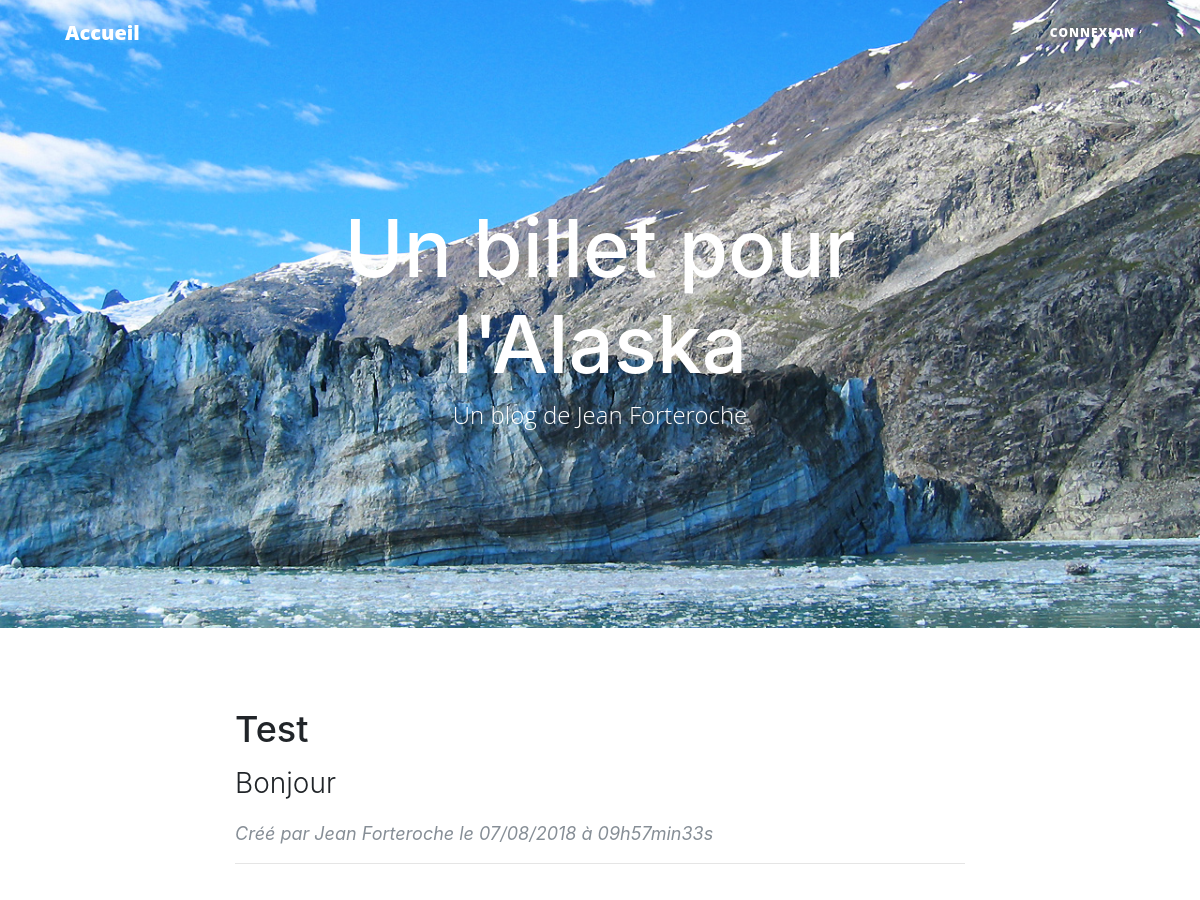
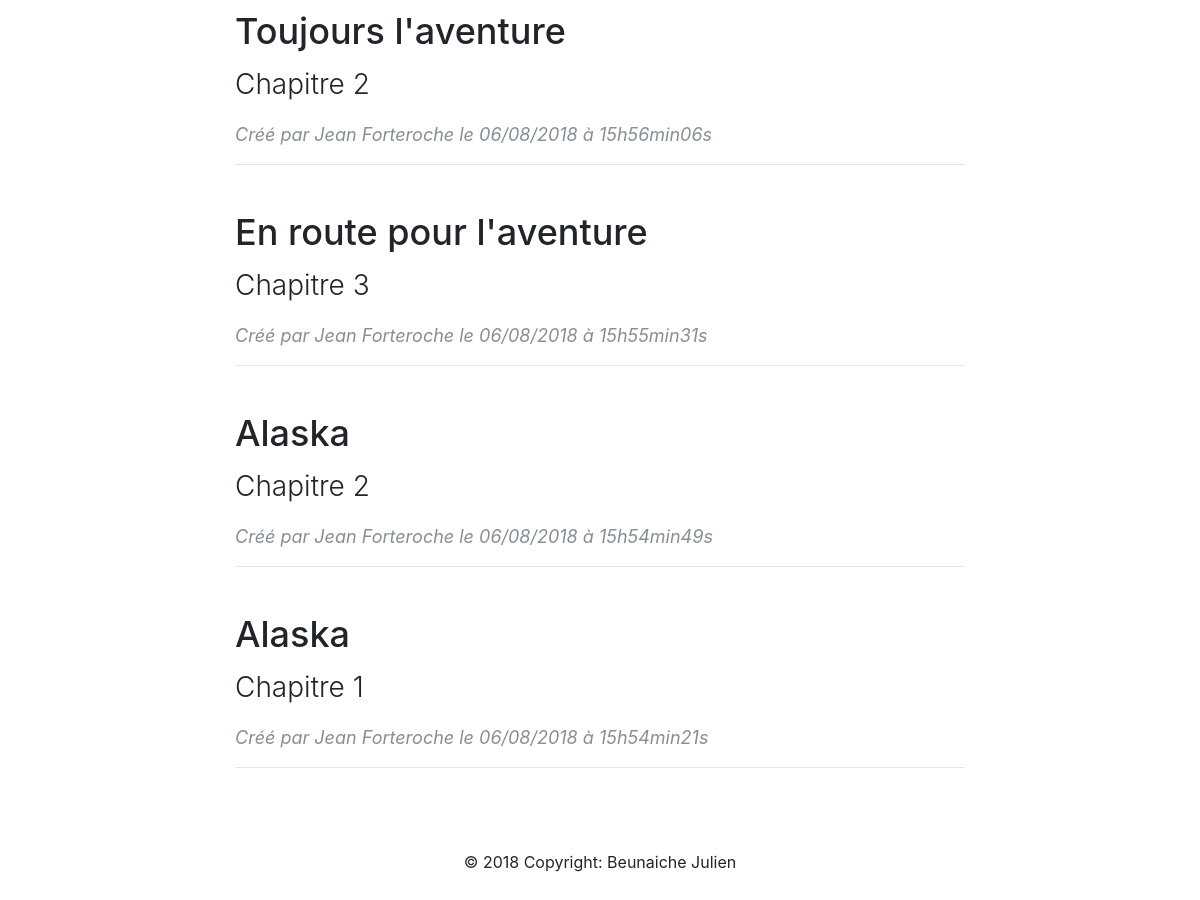
Before: / with the older database file (2 pictures, top to bottom).
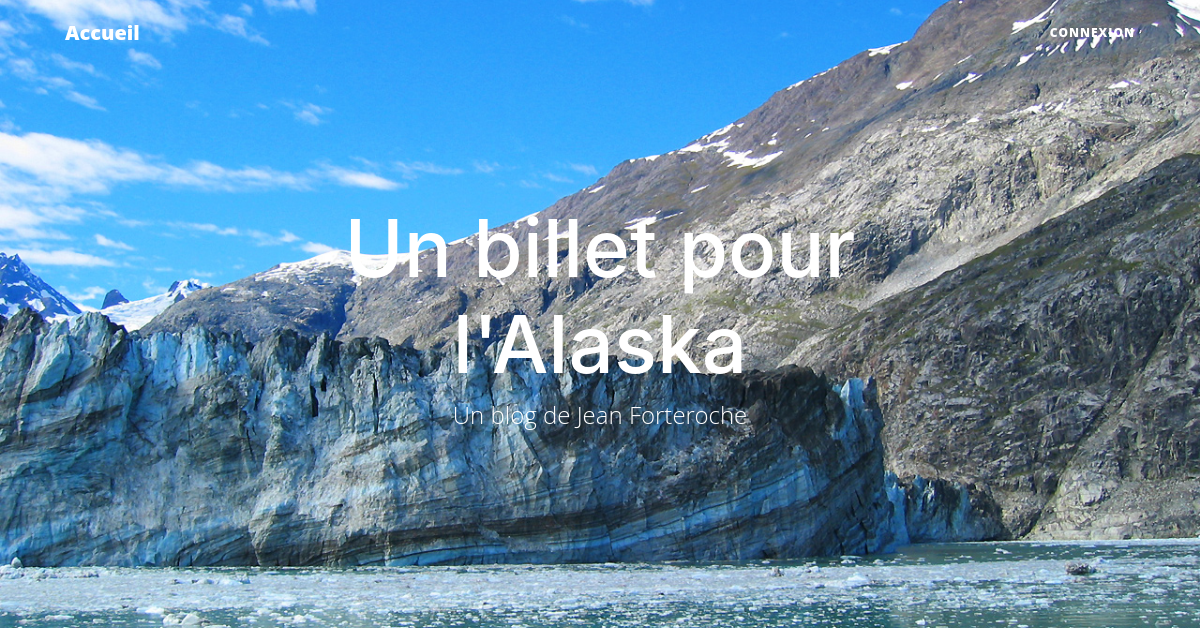
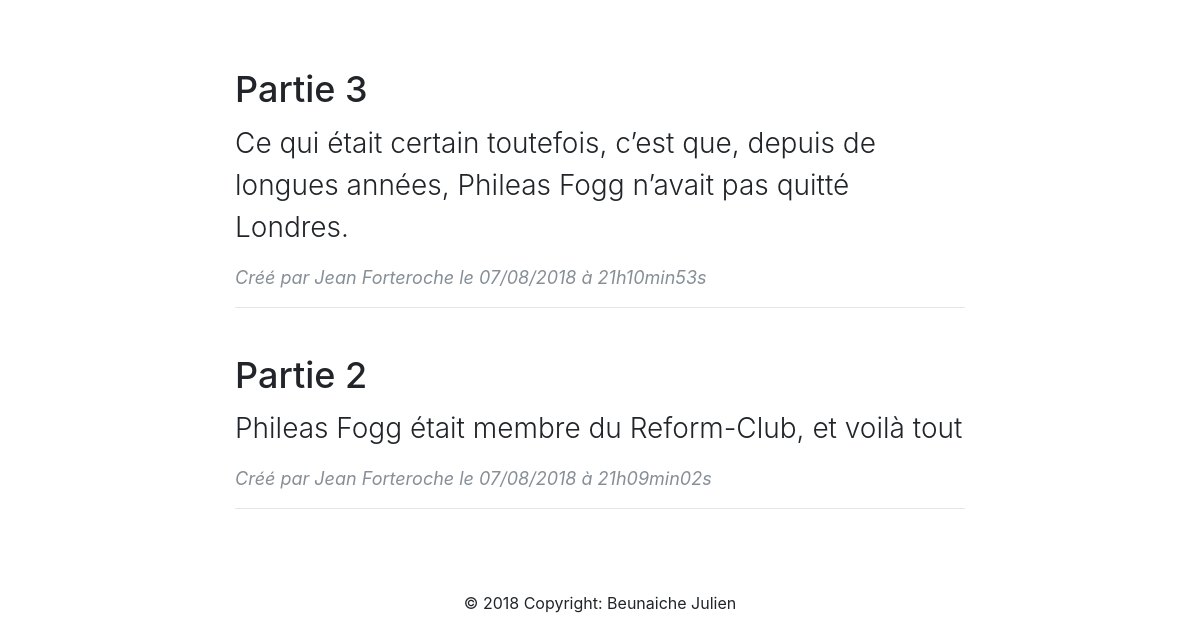
After: the same page with the newer database file (2 pictures, top to bottom).
### tables this page shows
CREATE TABLE `post` (
  `id` int(11) NOT NULL,
  `title` varchar(255) NOT NULL,
  `resume` varchar(255) NOT NULL,
  `content` text NOT NULL,
  `created` datetime NOT NULL
);

### controller/PostController.php (called while the page is built, shortened)
<?php
require_once('model/PostManager.php');
class PostController
{
    public function listPosts()
    {
        $postManager = new PostManager($_GET);
        $posts       = $postManager->getPosts();
        require('view/frontend/home.php');
    }
}

### model/Manager.php (called while the page is built, shortened)
<?php
class Manager
{
    protected $_db;
    protected function dbConnect()
 {
  $this->_db = new PDO('mysql:host=jbeunaicmcblogp4.mysql.db;dbname=jbeunaicmcblogp4;charset=utf8', 'jbeunaicmcblogp4', 'Forteroche72');
 }
    public function getDb()
 {
  return $this->_db;
 }
}

### model/PostManager.php (called while the page is built, shortened)
<?php
require_once ('Post.php');
require_once ('Manager.php');
class PostManager extends Manager
{
    public
	function getPosts($debut = - 1, $limite = - 1)
	{
		$req = 'SELECT id, title, resume, content, DATE_FORMAT(created, \'%d/%m/%Y à %Hh%imin%ss\') AS created FROM post ORDER BY created DESC ';
		$req = $this->getDb()->query($req);
		$req->setFetchMode(PDO::FETCH_CLASS | PDO::FETCH_PROPS_LATE, 'Post');
		$listPosts = $req->fetchAll();
		return $listPosts;
	}
}

### model/Post.php (called while the page is built, shortened)
<?php
class Post
{
    private $id;
    private $title;
    private $resume;
    private $created;
    public function getId()
 {
  return $this->id;
 }
    public function getTitle()
 {
     return $this->title;
 }
    public function getResume()
 {
  return $this->resume;
 }
    public function getCreated()
 {
  return $this->created;
 }
}

### view/frontend/home.php (the view, shortened to what this page needs)
<?php $allowed = "<div><p><span><br><ul><li><strong><em>"; ?>
<nav class="navbar navbar-expand-lg navbar-light fixed-top" id="mainNav">
    <div class="container">
        <a class="navbar-brand" href="index.php">Accueil</a>
        <div class="collapse navbar-collapse" id="navbarResponsive">
          <ul class="navbar-nav ml-auto">
            <?php if(!isset($_SESSION['pseudo'])) :?>
            <li class="nav-item">
              <a class="nav-link" href="index.php?action=loginMember">Connexion</a>
            </li>
            <?php endif; ?>
          </ul>
        </div>
      </div>
    </nav>
    <header class="masthead" style="background-image: url('public/images/home.jpg')">
      <div class="container">
        <div class="row">
          <div class="col-lg-8 col-md-10 mx-auto">
            <div class="site-heading">
              <h1>Un billet pour l'Alaska</h1>
              <span class="subheading">Un blog de Jean Forteroche</span>
            </div>
          </div>
        </div>
      </div>
    </header>
<?php
foreach ($posts as $val)
{
?>
    <div class="container">
      <div class="row">
        <div class="col-lg-8 col-md-10 mx-auto">
          <div class="post-preview">
            <a href="index.php?action=post&amp;id=<?= htmlspecialchars($val->getId()); ?>">
              <h2 class="post-title">
                <?= strip_tags($val->getTitle(),$allowed); ?>
              </h2>
              <h3 class="post-subtitle">
                <?= strip_tags($val->getResume(),$allowed); ?>
              </h3>
            </a>
            <p class="post-meta">Créé par
              Jean Forteroche
              le <?= $val->getCreated(); ?> </p>
          </div>
          <hr>
        </div>
      </div>
    </div>
    <?php
}
?>
<?php $content = ob_get_clean(); ?>
<?php require('template.php'); ?>

### index.php (shortened to what this page needs)
<?php
require('controller/PostController.php');
$commentController = new CommentController();
$postController    = new PostController();
$memberController  = new MemberController();
try
{
    if (isset($_GET['action']))
    {
        if ($_GET['action'] == 'listPosts')
        {
            $postController->listPosts();
        }
        elseif ($_GET['action'] == 'post')
        {
            if (isset($_GET['id']) && $_GET['id'] > 0 )
            {
                $postController->post();
            }
            else
            {
                header ('Location: view/frontend/page404.php');
            }
        }
        elseif ($_GET['action'] == 'signaledComments')
        {
            if (isset($_SESSION['pseudo']))
            {
                $commentController->signaledComments();
            }
            else
            {
                throw new Exception('Accès impossible veuillez vous connecter !');
            }
        }
        elseif ($_GET['action'] == 'addComment')
        {
            if (isset($_POST['postId']) > 0)
            {
                if (!empty($_POST['author']) && !empty($_POST['comment']))
                {
                    $commentController->addComment($_POST);
                }
                else
                {
                    throw new Exception('Tous les champs ne sont pas remplis !');
                }
            }
            else
            {
                throw new Exception('Erreur');
            }
        }
        elseif ($_GET['action'] == 'loginMember')
        {
            if (isset($_POST['login']))
            {
                if (!empty($_POST['pseudo']) && !empty($_POST['password']))
                {
                    $memberController->loginMember($_POST['pseudo'], $_POST['password']);
                }
                else
                {
                    throw new Exception('Tous les champs ne sont pas remplis !');
                }
            }
            else
            {
                $memberController->login();
            }
        }
        elseif ($_GET['action'] == 'addPost')
        {
            if (isset($_SESSION['pseudo']))
            {
                if (isset($_GET['id']) > 0)
                {
                    if (!empty($_POST['title']) && !empty($_POST['resume']) && !empty($_POST['content']))
                    {
                        $postController->addPost($_POST['title'], $_POST['resume'], $_POST['content']);
                    }
                    else
                    {
                        throw new Exception('Tous les champs ne sont pas remplis !');
                    }
                }
                else
                {
                    $postController->added();
                }
            }
            else
            {
                throw new Exception('Accès interdit');
            }
        }
        elseif ($_GET['action'] == 'admin')
        {
            if (isset($_SESSION['pseudo']))
            {
                $postController->admin();
            }
            else
            {
                throw new Exception('Accès interdit');
            }
        }
        elseif ($_GET['action'] == 'deletePost')
        {
            if (isset($_SESSION['pseudo']))
            {
                $postController->deletePost();
            }
            else
            {
                throw new Exception('Suppression impossible veuillez vous connecter !');
            }
        }
        elseif ($_GET['action'] == 'deleteCom')
        {
            if (isset($_SESSION['pseudo']))
            {
                $commentController->deleteComment();
            }
            else
            {
                throw new Exception('Suppression impossible veuillez vous connecter !');
            }
        }
        elseif ($_GET['action'] == 'logout')
        {
            $memberController->logout();
        }
        elseif ($_GET['action'] == 'edit')
        {
            if (isset($_GET['id']) && $_GET['id'] > 0)
            {
                $postController->editView($_GET['id']);
            }
            else
            {
                throw new Exception('Erreur');
            }
        }
        elseif ($_GET['action'] == 'editPost')
        {
            if (isset($_POST['id']) && $_POST['id'] > 0)
            {
                if (!empty($_POST['title']) && !empty($_POST['resume']) && !empty($_POST['content']))
                {
                    $postController->editPost($_POST['id'], $_POST['resume'], $_POST['title'], $_POST['content']);
                }
                else
                {
                    throw new Exception('Tous les champs ne sont pas remplis');
                }
            }
            else
            {
                throw new Exception('Erreur');
            }
        }
        elseif ($_GET['action'] == 'editComment')
        {
            if (isset($_GET['id']) && $_GET['id'] > 0)
            {
                $commentController->editComment();
            }
            else
            {
                throw new Exception('Aucun identifiant de billet envoyé');
            }
        }
        elseif ($_GET['action'] == 'signalCom')
        {
            if (isset($_GET['id']) && $_GET['id'] > 0)
            {
                $commentController->signalCom($_GET['id']);
            }
            else
            {
                throw new Exception('Erreur');
            }
        }
        elseif ($_GET['action'] == 'change')
        {
            if (isset($_GET['id']) && $_GET['id'] > 0)
            {
                $commentController->change($_GET['id']);
            }
            else
            {
                throw new Exception('Erreur');
            }
        }
    }
    else
    {
        $postController->listPosts();
    }
}
catch (Exception $e)
{
    echo '' . $e->getMessage();
}

### view/frontend/template.php (shortened to what this page needs)
<!DOCTYPE html>
<html>
    <head>
        <link href="public/css/style.css" rel="stylesheet" />
        <link rel="stylesheet" href="https://stackpath.bootstrapcdn.com/bootstrap/4.1.1/css/bootstrap.min.css">
    </head>
    <body>
        <?= $content ?>
 <footer class="page-footer font-small blue">
  <div class="footer-copyright text-center py-3">© 2018 Copyright:
    Beunaiche Julien
  </div>
</footer>
    </body>
</html>

### public/css/style.css (style rules this page uses)
body { font-size: 20px; color: #212529; font-family: 'Lora', 'Times New Roman', serif; }
p { line-height: 1.5; margin: 30px 0; }
h1, h2, h3, h4, h5, h6 { font-weight: 800; font-family: 'Open Sans', 'Helvetica Neue', Helvetica, Arial, sans-serif; }
a { color: #212529; -webkit-transition: all 0.2s; -moz-transition: all 0.2s; transition: all 0.2s; }
#mainNav { position: absolute; border-bottom: 1px solid #e9ecef; background-color: white; font-family: 'Open Sans', 'Helvetica Neue', Helvetica, Arial, sans-serif; }
#mainNav .navbar-brand { font-weight: 800; color: #343a40; }
#mainNav .navbar-nav > li.nav-item > a { font-size: 12px; font-weight: 800; letter-spacing: 1px; text-transform: uppercase; }
@media only screen and (min-width: 992px) { #mainNav { border-bottom: 1px solid transparent; background: transparent; } }
@media only screen and (min-width: 992px) { #mainNav .navbar-brand { padding: 10px 20px; color: #fff; } }
@media only screen and (min-width: 992px) { #mainNav .navbar-nav > li.nav-item > a { padding: 10px 20px; color: #fff; } }
@media only screen and (min-width: 992px) { #mainNav { -webkit-transition: background-color 0.2s; -moz-transition: background-color 0.2s; transition: background-color 0.2s; -webkit-transform: translate3d(0, 0, 0); -moz-transform: translate3d(0, 0, 0); -ms-transform: translate3d(0, 0, 0); -o-transform: translate3d(0, 0, 0); transform: translate3d(0, 0, 0); -webkit-backface-visibility: hidden; } }
header.masthead { margin-bottom: 50px; background: no-repeat center center; background-color: #868e96; background-attachment: scroll; position: relative; -webkit-background-size: cover; -moz-background-size: cover; -o-background-size: cover; background-size: cover; }
header.masthead .page-heading, header.masthead .post-heading, header.masthead .site-heading { padding: 200px 0 150px; color: white; }
@media only screen and (min-width: 768px) { header.masthead .page-heading, header.masthead .post-heading, header.masthead .site-heading { padding: 200px 0; } }
header.masthead .page-heading, header.masthead .site-heading { text-align: center; }
header.masthead .page-heading h1, header.masthead .site-heading h1 { font-size: 50px; margin-top: 0; }
header.masthead .page-heading .subheading, header.masthead .site-heading .subheading { font-size: 24px; font-weight: 300; line-height: 1.1; display: block; margin: 10px 0 0; font-family: 'Open Sans', 'Helvetica Neue', Helvetica, Arial, sans-serif; }
@media only screen and (min-width: 768px) { header.masthead .page-heading h1, header.masthead .site-heading h1 { font-size: 80px; } }
.post-preview > a { color: #212529; }
.post-preview > a > .post-title { font-size: 30px; margin-top: 30px; margin-bottom: 10px; }
.post-preview > a > .post-subtitle { font-weight: 300; margin: 0 0 10px; }
.post-preview > .post-meta { font-size: 18px; font-style: italic; margin-top: 0; color: #868e96; }
@media only screen and (min-width: 768px) { .post-preview > a > .post-title { font-size: 36px; } }
footer { padding: 50px 0 65px; }

Changed rows visible on the page:
removed post: title "Test", resume "Bonjour", Created "07/08/2018 à 09h57min33s"
removed post: title "Toujours l'aventure", resume "Chapitre 2", Created "06/08/2018 à 15h56min06s"
removed post: title "En route pour l'aventure", resume "Chapitre 3", Created "06/08/2018 à 15h55min31s"
removed post: title "Alaska", resume "Chapitre 2", Created "06/08/2018 à 15h54min49s"
removed post: title "Alaska", resume "Chapitre 1", Created "06/08/2018 à 15h54min21s"
added post: title "Partie 3", resume "Ce qui était certain toutefois, c’est que, depuis de longues années, Phileas Fogg n’avait pas quitté Londres.", Created "07/08/2018 à 21h10min53s"
added post: title "Partie 2", resume "Phileas Fogg était membre du Reform-Club, et voilà tout", Created "07/08/2018 à 21h09min02s"
